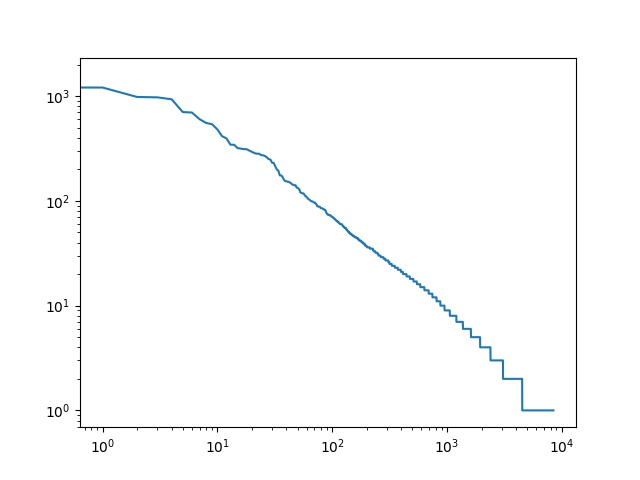

Write the Python code that produced this figure.
from knock35 import sorted_nouns
import matplotlib.pyplot as plt

key_=[]
val_=[]
for noun in sorted_nouns:
	key_.append(noun[0])
	val_.append(noun[1])

plt.plot(key_, val_)
plt.xscale('log')
plt.yscale('log')
plt.savefig('./knock39.jpg')

###ANS###
#zipで書いてあげるとl.6からのfor文はよりきれいになる。